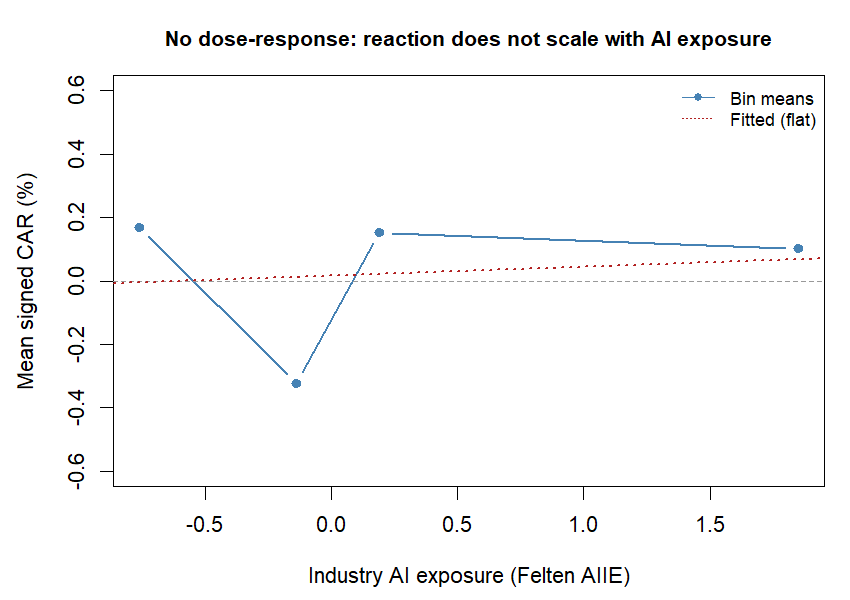

This chart was generated by the following R code:
# =====================================================================
# Figure 2 - Dose-response: signed CAR vs AI exposure (the null gradient)
# Shows there is NO smooth relationship between AI exposure and reaction.
# Base R. Run; saves a PNG.
# =====================================================================

# Mean AI-exposure in each bin, and mean signed CAR (% ; + = moved WITH
# the regulatory direction). Signed = -CAR at tightening, +CAR at easing.
expo   <- c(-0.76, -0.14, 0.19, 1.85)
signed <- c(0.169, -0.324, 0.152, 0.102)

png("fig2_dose_response.png", width = 850, height = 600, res = 130)
par(mar = c(4.5, 4.5, 3, 1), family = "sans")

plot(expo, signed, type = "b", pch = 19, lwd = 2, col = "steelblue",
     xlab = "Industry AI exposure (Felten AIIE)",
     ylab = "Mean signed CAR (%)",
     main = "No dose-response: reaction does not scale with AI exposure",
     ylim = c(-0.6, 0.6), cex.main = 0.95)
abline(h = 0, col = "grey60", lty = 2)

# add a flat fitted line to underline the absence of a gradient
fit <- lm(signed ~ expo)
abline(fit, col = "firebrick", lwd = 1.5, lty = 3)
legend("topright", legend = c("Bin means", "Fitted (flat)"),
       col = c("steelblue", "firebrick"), lty = c(1, 3), pch = c(19, NA),
       bty = "n", cex = 0.85)

dev.off()
